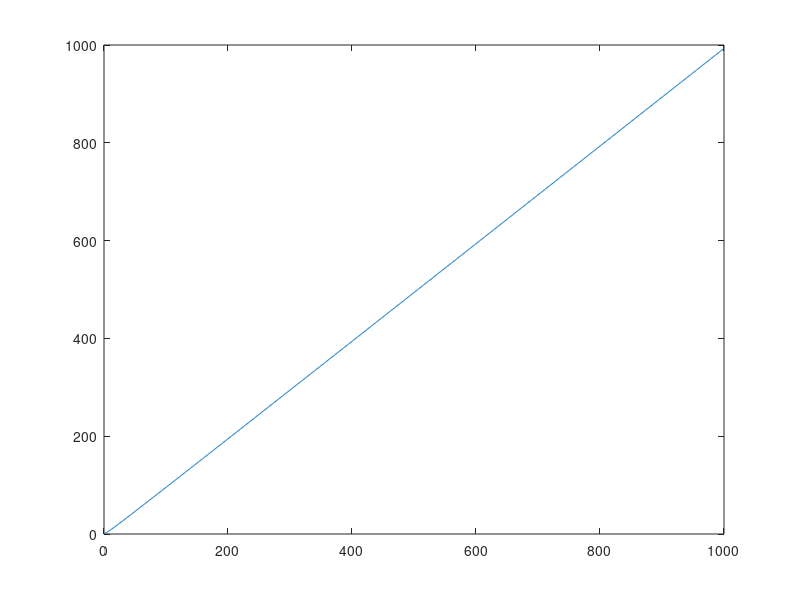
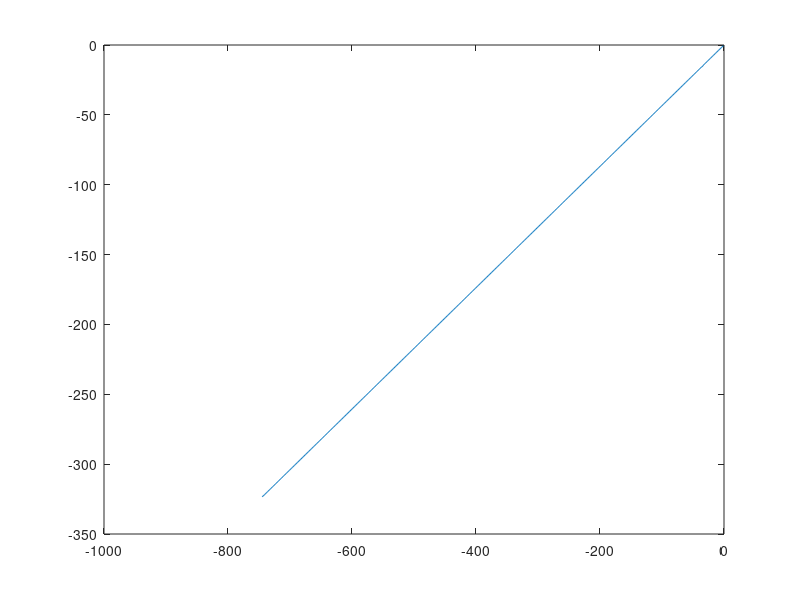
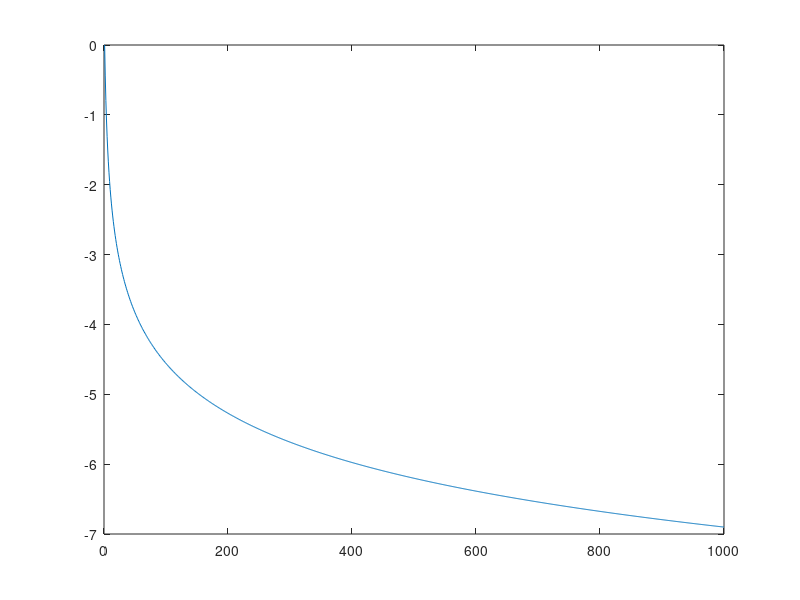
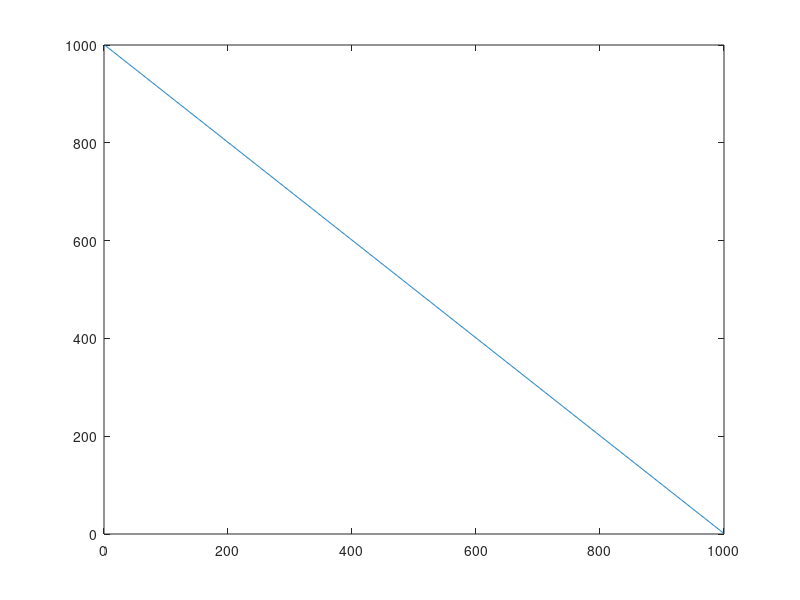

Write the MATLAB code that produced these figures, in order.
%
% Having fun with W_0(exp(x))
%

clear;
close all;

x1 = 1:1000;
w1 = zeros(size(x1));
for i = 1:numel(w1)
  w1(i) = fzero(@(w)w+log(w)-x1(i),x1(i));
end

x2 = -1000:-1;
w2 = zeros(size(x2));
for i = 1:numel(w2)
  w2(i) = fzero(@(w)w*exp(w)-exp(x2(i)),exp(x2(i)));
end

figure; grid on;
plot(x1, w1);

figure; grid on;
plot(x2, log10(w2));

figure; grid on;
plot(w1-x1);

figure; grid on;
plot(w2-x2);
